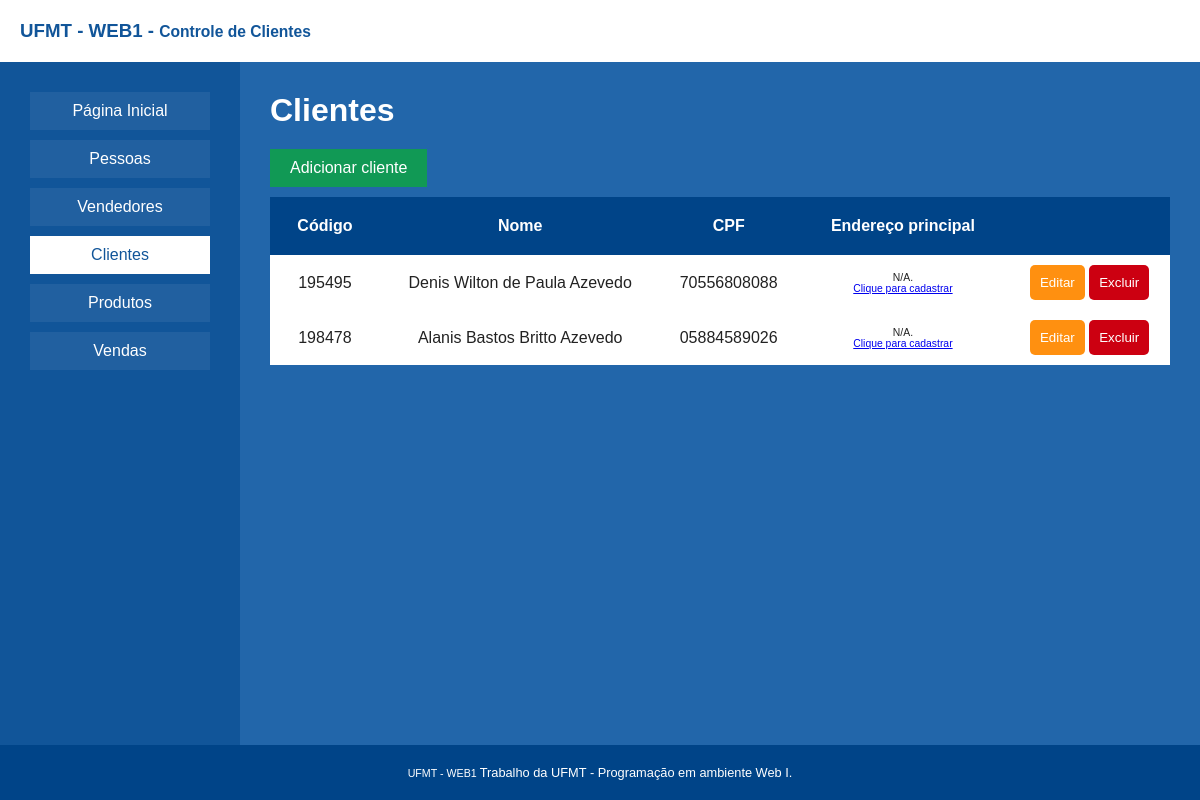
The app's page /index.php/clientes, older data.
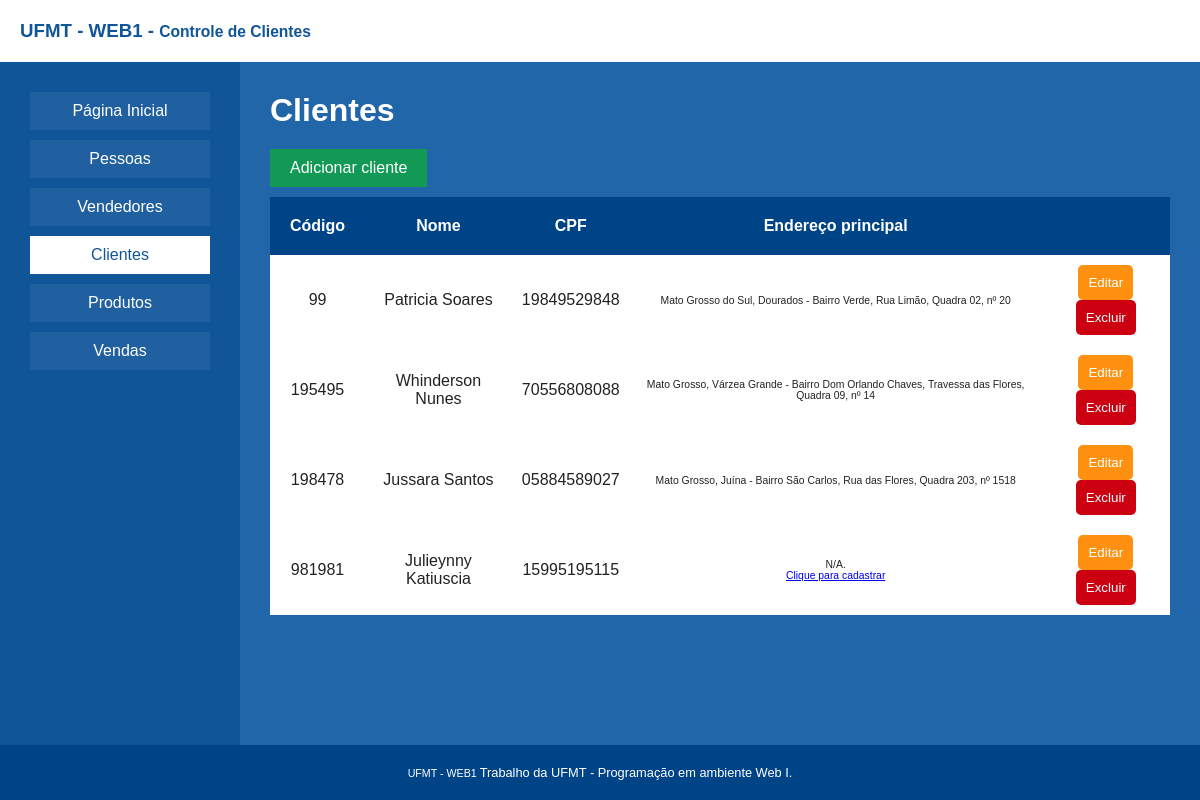
The same page, newer data.
### tables this page shows
CREATE TABLE `clientes` (
  `ID` int(11) NOT NULL,
  `PessoaID` int(11) NOT NULL,
  `Codigo` int(11) NOT NULL
);

CREATE TABLE `pessoas` (
  `ID` int(11) NOT NULL,
  `Nome` varchar(60) NOT NULL,
  `CPF` varchar(11) NOT NULL,
  `Sexo` varchar(1) NOT NULL
);

CREATE TABLE `clienteendereco` (
  `ID` int(11) NOT NULL,
  `ClienteID` int(11) NOT NULL,
  `Estado` varchar(250) NOT NULL,
  `Cidade` varchar(250) NOT NULL,
  `Bairro` varchar(250) NOT NULL,
  `Logradouro` varchar(250) NOT NULL,
  `Complemento` varchar(250) NOT NULL,
  `Numero` int(11) NOT NULL
);

### classes/Sistema/Router.php (called while the page is built, shortened)
<?php
class Router
{
    static function getRoutes(){
        $routes = explode('/', $_SERVER['REQUEST_URI']);
        array_shift($routes);
        array_shift($routes);
        array_shift($routes);
        $lastRoute = $routes[count($routes) - 1];
        $lastRouteURI = explode("?", $lastRoute)[0];
        array_pop($routes);
        array_push($routes, $lastRouteURI);
        return $routes;
    }
    static function route(){
        $routes = Router::getRoutes();
        View::render($routes);
    }
}

### index.php (called while the page is built, shortened)
<?php
    spl_autoload_register(function ($class_name) {
        $origens = array("classes/$class_name.php");
    });
    Router::route();

### classes/Model/Cliente.php (called while the page is built, shortened)
<?php
class Cliente extends Pessoa{
    public $ID;
    public $PessoaID;
    private function populatePessoa(){
        $pessoa = Pessoa::load($this->PessoaID);
        $this->Nome = $pessoa->Nome;
        $this->CPF = $pessoa->CPF;
    }
    private function populateEndereco(){
        $this->enderecos = \Model\ClienteEndereco::getAll($this->ID);
    }
    public static function getAll(){
        $conn = \Database\Database::getinstance();
        $query = $conn->prepare("SELECT ID FROM Clientes");
        $query->execute();
        $results = $query->fetchAll(\PDO::FETCH_OBJ);
        $clientes = [];
        foreach($results as $result){
            $cliente = Cliente::load($result->ID);
            array_push($clientes, $cliente);
        }
        return $clientes;
    }
    public static function load($id){
        $db = \Database\Database::getInstance();
        $q = $db->prepare('
            SELECT *
            FROM Clientes c
            WHERE c.ID = ?
        ');
        $q->execute([$id]);
        $result = $q->fetch(\PDO::FETCH_OBJ);
        $cliente = new Cliente();
        $cliente->ID = $result->ID;
        $cliente->Codigo = $result->Codigo;
        $cliente->PessoaID = $result->PessoaID;
        $cliente->populatePessoa();
        $cliente->populateEndereco();
        return $cliente;
    }
}

### classes/Model/Pessoa.php (called while the page is built, shortened)
<?php
class Pessoa extends Model{
    public function __construct(){
        $options = new \stdClass();
        $options->tabela = 'Pessoas';
    }
    public static function load($id){
        $conn = \Database\Database::getinstance();
        $query = $conn->prepare("SELECT * FROM Pessoas WHERE ID = ?");
        $query->execute([$id]);
        $result = $query->fetch(\PDO::FETCH_OBJ);
        $pessoa = new Pessoa();
        $pessoa->ID = $result->ID;
        $pessoa->Nome = $result->Nome;
        $pessoa->CPF = $result->CPF;
        $pessoa->Sexo = $result->Sexo;
        return $pessoa;
    }
}

### classes/Database/Database.php (called while the page is built, shortened)
<?php
class Database {
    public static $pdo;
    public static function getInstance(){
        if (!isset(self::$pdo)) {
            self::$pdo = new PDO('mysql:host='.Config::DBHOST.';dbname='.Config::DBNAME, Config::DBUSERNAME, Config::DBPASSWORD, array(PDO::MYSQL_ATTR_INIT_COMMAND => "SET NAMES utf8"));
            self::$pdo->setAttribute(PDO::ATTR_ERRMODE, PDO::ERRMODE_EXCEPTION);
            self::$pdo->setAttribute(PDO::ATTR_ORACLE_NULLS, PDO::NULL_EMPTY_STRING);
        }
        return self::$pdo;
    }
}

### classes/Model/ClienteEndereco.php (called while the page is built, shortened)
<?php
class ClienteEndereco {
    public $Estado;
    public $Cidade;
    public $Bairro;
    public $Logradouro;
    public $Complemento;
    public $Numero;
    public function getEnderecoConcatenado(){
        return ($this->Estado . ", " . $this->Cidade . ' - Bairro ' . $this->Bairro . ', ' . $this->Logradouro . ', ' . $this->Complemento . ', nº ' . $this->Numero);
    }
    public static function getAll($ClienteID){
        $conn = \Database\Database::getinstance();
        $query = $conn->prepare("SELECT * FROM ClienteEndereco ce WHERE ce.ClienteID = ?");
        $query->execute([$ClienteID]);
        $enderecos = [];
        $results = $query->fetchAll(\PDO::FETCH_OBJ);
        foreach($results as $result){
            $endereco = new ClienteEndereco();
            $endereco->ID           = $result->ID;
            $endereco->ClienteID    = $result->ClienteID;
            $endereco->Estado       = $result->Estado;
            $endereco->Cidade       = $result->Cidade;
            $endereco->Bairro       = $result->Bairro;
            $endereco->Logradouro   = $result->Logradouro;
            $endereco->Complemento  = $result->Complemento;
            $endereco->Numero       = $result->Numero;
            array_push($enderecos, $endereco);
        }
        return $enderecos;
    }
}

### classes/App/Config.php (called while the page is built, shortened)
<?php
class Config {
    public static function LINK($href){
        return Config::BASE_URL."index.php/".$href;
    }
}

### view/clientes.php (the view, shortened to what the changed rows need)
<?php
    $page->setTitle("Página inicial");
    $page->addCss('pages/clientes/main');
    $page->addScript('clientes/index');
    $page->activeMenu = 'clientes';
    $clientes = Model\Cliente::getAll();
    usort($clientes, function($a, $b){
        return $a->Codigo - $b->Codigo;
    });
    $page->setTitle(Config::GET("NOME_PROJETO"));
?>
<?php include('components/header.php') ?>
<div class="content">
    <div class="aside">
        <?php include("components/asideMenu.php") ?>
    </div>
    <div class="content">
        <h1 class="title">Clientes</h1>
        <table id="clientes">
            <thead>
                <tr>
                    <th>Código</th>
                    <th>Nome</th>
                    <th>CPF</th>
                    <th>Endereço principal</th>
                    <th></th>
            </thead>
            <tbody>
                <?php foreach($clientes as $cliente): ?>
                <tr>
                    <td><?= $cliente->Codigo ?></td>
                    <td><?= $cliente->Nome ?></td>
                    <td><?= $cliente->CPF ?></td>
                    <td style="font-size: 0.65em"><?= count($cliente->enderecos) > 0 ? $cliente->enderecos[0]->getEnderecoConcatenado() : 'N/A. <br/> <a href='.\App\Config::LINK("enderecos?cliente=$cliente->ID").'>Clique para cadastrar</a>' ?></td>
                    <td>
                        <button onclick="editaCliente(<?= $cliente->ID ?>)" id="edita">Editar</button>
                        <button onclick="removeCliente(<?= $cliente->ID ?>)" id="remove">Excluir</button>
                    </td>
                <tr>
                <?php endforeach; ?>
            </tbody>
        </table>
    </div>
</div>
<?php include('components/footer.php') ?>

### components/asideMenu.php
<?php
    $menuList = [
        'home' => ['href' => 'home', 'text' => 'Página Inicial'],
        'pessoas' => ['href' => 'pessoas', 'text' => 'Pessoas'],
        'vendedores' => ['href' => 'vendedores', 'text' => 'Vendedores'],
        'clientes' => ['href' => 'clientes', 'text' => 'Clientes'],
        'produtos' => ['href' => 'produtos', 'text' => 'Produtos'],
        'vendas' => ['href' => 'vendas', 'text' => 'Vendas'],
    ];
    foreach($menuList as $index=>$menu):
?>
<a class="item <?= $page->activeMenu == $index ? 'active' : '' ?>" href="<?= App\Config::BASE_URL ?>index.php/<?= $menu['href'] ?>"><?= $menu['text'] ?></a>
<?php endforeach; ?>

Row changes from the older to the newer data that the page shows:
added pessoas: Nome "Patricia Soares", CPF "19849529848"
added clientes: Codigo "99"
added clienteendereco: Estado+Cidade+Bairro "Mato Grosso do Sul, Dourados - Bairro Verde, Rua Limão, Quadra 02, nº 20"
changed pessoas: Nome "Denis Wilton de Paula Azevedo" → "Whinderson Nunes"; no longer shows "N/A. Clique para cadastrar"
added clienteendereco: Estado+Cidade+Bairro "Mato Grosso, Várzea Grande - Bairro Dom Orlando Chaves, Travessa das Flores, Quadra 09, nº 14"
changed pessoas: Nome "Alanis Bastos Britto Azevedo" → "Jussara Santos"; CPF "05884589026" → "05884589027"; no longer shows "N/A. Clique para cadastrar"
added clienteendereco: Estado+Cidade+Bairro "Mato Grosso, Juína - Bairro São Carlos, Rua das Flores, Quadra 203, nº 1518"
now on this page (row edited): pessoas: Nome "Julieynny Katiuscia", CPF "15995195115"
added clientes: Codigo "981981"
